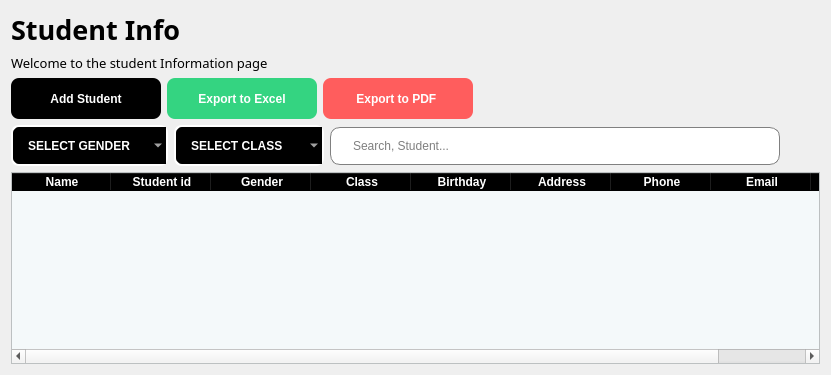
           <widget class="QWidget" name="page_3">
            <layout class="QGridLayout" name="gridLayout_3">
             <item row="3" column="0">
              <layout class="QHBoxLayout" name="horizontalLayout_7">
               <item>
                <widget class="QComboBox" name="select_gender">
                 <property name="minimumSize">
                  <size>
                   <width>150</width>
                   <height>0</height>
                  </size>
                 </property>
                 <property name="maximumSize">
                  <size>
                   <width>16777215</width>
                   <height>16777215</height>
                  </size>
                 </property>
                 <property name="font">
                  <font>
                   <weight>75</weight>
                   <bold>true</bold>
                  </font>
                 </property>
                 <property name="styleSheet">
                  <string notr="true">QComboBox{
	border:2px solid white;
	border-radius:8px;
    padding:1px 18px 1px 3px;
	color:white;
	background-color:black;
	height:35px;
	padding-left:15px;
	font-weight:bold;
	selection-background-color:#298069
}</string>
                 </property>
                 <item>
                  <property name="text">
                   <string>SELECT GENDER</string>
                  </property>
                 </item>
                 <item>
                  <property name="text">
                   <string>Male</string>
                  </property>
                 </item>
                 <item>
                  <property name="text">
                   <string>Famale</string>
                  </property>
                 </item>
                </widget>
               </item>
               <item>
                <widget class="QComboBox" name="select_class">
                 <property name="minimumSize">
                  <size>
                   <width>150</width>
                   <height>0</height>
                  </size>
                 </property>
                 <property name="maximumSize">
                  <size>
                   <width>16777215</width>
                   <height>16777215</height>
                  </size>
                 </property>
                 <property name="font">
                  <font>
                   <weight>75</weight>
                   <bold>true</bold>
                  </font>
                 </property>
                 <property name="styleSheet">
                  <string notr="true">QComboBox{
	border:2px solid white;
	border-radius:8px;
    padding:1px 18px 1px 3px;
	color:white;
	background-color:black;
	height:35px;
	padding-left:15px;
	font-weight:bold;
	selection-background-color:#298069
}</string>
                 </property>
                 <item>
                  <property name="text">
                   <string>SELECT CLASS</string>
                  </property>
                 </item>
                 <item>
                  <property name="text">
                   <string>Garde 1</string>
                  </property>
                 </item>
                 <item>
                  <property name="text">
                   <string>Garde 2</string>
                  </property>
                 </item>
                 <item>
                  <property name="text">
                   <string>Garde 3</string>
                  </property>
                 </item>
                 <item>
                  <property name="text">
                   <string>Garde 4</string>
                  </property>
                 </item>
                 <item>
                  <property name="text">
                   <string>Garde 5</string>
                  </property>
                 </item>
                 <item>
                  <property name="text">
                   <string>Garde 6</string>
                  </property>
                 </item>
                 <item>
                  <property name="text">
                   <string>Garde 7</string>
                  </property>
                 </item>
                 <item>
                  <property name="text">
                   <string>Garde 8</string>
                  </property>
                 </item>
                 <item>
                  <property name="text">
                   <string>Garde 9</string>
                  </property>
                 </item>
                 <item>
                  <property name="text">
                   <string>Garde 10</string>
                  </property>
                 </item>
                 <item>
                  <property name="text">
                   <string>Garde 11</string>
                  </property>
                 </item>
                 <item>
                  <property name="text">
                   <string>Garde 12</string>
                  </property>
                 </item>
                </widget>
               </item>
               <item>
                <widget class="QLineEdit" name="search_student">
                 <property name="minimumSize">
                  <size>
                   <width>450</width>
                   <height>38</height>
                  </size>
                 </property>
                 <property name="maximumSize">
                  <size>
                   <width>450</width>
                   <height>37</height>
                  </size>
                 </property>
                 <property name="styleSheet">
                  <string notr="true">QLineEdit{
	padding-left:20px;
	border:1px solid gray;
	border-radius:10px;
}</string>
                 </property>
                 <property name="placeholderText">
                  <string>Search, Student...</string>
                 </property>
                </widget>
               </item>
               <item>
                <spacer name="horizontalSpacer_5">
                 <property name="orientation">
                  <enum>Qt::Horizontal</enum>
                 </property>
                 <property name="sizeHint" stdset="0">
                  <size>
                   <width>40</width>
                   <height>20</height>
                  </size>
                 </property>
                </spacer>
               </item>
              </layout>
             </item>
             <item row="2" column="0">
              <layout class="QHBoxLayout" name="horizontalLayout_6">
               <item>
                <widget class="QPushButton" name="addStudent_btn">
                 <property name="minimumSize">
                  <size>
                   <width>150</width>
                   <height>41</height>
                  </size>
                 </property>
                 <property name="maximumSize">
                  <size>
                   <width>150</width>
                   <height>16777215</height>
                  </size>
                 </property>
                 <property name="font">
                  <font>
                   <pointsize>-1</pointsize>
                   <weight>75</weight>
                   <bold>true</bold>
                  </font>
                 </property>
                 <property name="styleSheet">
                  <string notr="true">QPushButton{
	
	background-color: rgb(0, 0, 0);
	color:white;
	border:none;
	border-radius:8px;
	font-weight:bold;
	font-size:12px;
}</string>
                 </property>
                 <property name="text">
                  <string>Add Student</string>
                 </property>
                 <property name="icon">
                  <iconset resource="res.qrc">
                   <normaloff>:/imges/images/add student.png</normaloff>:/imges/images/add student.png</iconset>
                 </property>
                </widget>
               </item>
               <item>
                <widget class="QPushButton" name="excelExport_btn">
                 <property name="minimumSize">
                  <size>
                   <width>150</width>
                   <height>41</height>
                  </size>
                 </property>
                 <property name="maximumSize">
                  <size>
                   <width>150</width>
                   <height>16777215</height>
                  </size>
                 </property>
                 <property name="font">
                  <font>
                   <pointsize>-1</pointsize>
                   <weight>75</weight>
                   <bold>true</bold>
                  </font>
                 </property>
                 <property name="styleSheet">
                  <string notr="true">QPushButton{
	background-color:#34d481;
	color:white;
	border:none;
	border-radius:8px;
	font-weight:bold;
	font-size:12px;
}</string>
                 </property>
                 <property name="text">
                  <string>Export to Excel</string>
                 </property>
                 <property name="icon">
                  <iconset resource="res.qrc">
                   <normaloff>:/imges/images/excel.png</normaloff>:/imges/images/excel.png</iconset>
                 </property>
                </widget>
               </item>
               <item>
                <widget class="QPushButton" name="pdfExport_btn">
                 <property name="minimumSize">
                  <size>
                   <width>150</width>
                   <height>41</height>
                  </size>
                 </property>
                 <property name="maximumSize">
                  <size>
                   <width>150</width>
                   <height>16777215</height>
                  </size>
                 </property>
                 <property name="font">
                  <font>
                   <pointsize>-1</pointsize>
                   <weight>75</weight>
                   <bold>true</bold>
                  </font>
                 </property>
                 <property name="styleSheet">
                  <string notr="true">QPushButton{
	
	background-color: rgb(255, 93, 93);
	color:white;
	border:none;
	border-radius:8px;
	font-weight:bold;
	font-size:12px;
}</string>
                 </property>
                 <property name="text">
                  <string>Export to PDF </string>
                 </property>
                 <property name="icon">
                  <iconset resource="res.qrc">
                   <normaloff>:/imges/images/pdf.png</normaloff>:/imges/images/pdf.png</iconset>
                 </property>
                </widget>
               </item>
               <item>
                <spacer name="horizontalSpacer_4">
                 <property name="orientation">
                  <enum>Qt::Horizontal</enum>
                 </property>
                 <property name="sizeHint" stdset="0">
                  <size>
                   <width>40</width>
                   <height>20</height>
                  </size>
                 </property>
                </spacer>
               </item>
              </layout>
             </item>
             <item row="0" column="0">
              <widget class="QLabel" name="label_9">
               <property name="font">
                <font>
                 <family>Myanmar Text</family>
                 <pointsize>20</pointsize>
                 <weight>75</weight>
                 <bold>true</bold>
                </font>
               </property>
               <property name="styleSheet">
                <string notr="true"/>
               </property>
               <property name="text">
                <string>Student Info</string>
               </property>
              </widget>
             </item>
             <item row="1" column="0">
              <widget class="QLabel" name="label_19">
               <property name="font">
                <font>
                 <family>Myanmar Text</family>
                 <pointsize>10</pointsize>
                 <weight>50</weight>
                 <bold>false</bold>
                </font>
               </property>
               <property name="styleSheet">
                <string notr="true"/>
               </property>
               <property name="text">
                <string>Welcome to the student Information page</string>
               </property>
              </widget>
             </item>
             <item row="4" column="0">
              <widget class="QTableWidget" name="studentinfo_table">
               <property name="maximumSize">
                <size>
                 <width>1140</width>
                 <height>542</height>
                </size>
               </property>
               <property name="styleSheet">
                <string notr="true">QHeaderView::section{
	font-weight:bold;
	background-color:black;
	color:white;
}
QTableWidget{
	alternate-background-color:#BOEDFB;
	background-color:#F4F9FA;
}</string>
               </property>
               <property name="alternatingRowColors">
                <bool>true</bool>
               </property>
               <column>
                <property name="text">
                 <string>Name</string>
                </property>
               </column>
               <column>
                <property name="text">
                 <string>Student id</string>
                </property>
               </column>
               <column>
                <property name="text">
                 <string>Gender</string>
                </property>
               </column>
               <column>
                <property name="text">
                 <string>Class</string>
                </property>
               </column>
               <column>
                <property name="text">
                 <string>Birthday</string>
                </property>
               </column>
               <column>
                <property name="text">
                 <string>Address</string>
                </property>
               </column>
               <column>
                <property name="text">
                 <string>Phone</string>
                </property>
               </column>
               <column>
                <property name="text">
                 <string>Email</string>
                </property>
               </column>
               <column>
                <property name="text">
                 <string>Actions</string>
                </property>
               </column>
              </widget>
             </item>
            </layout>
           </widget>
